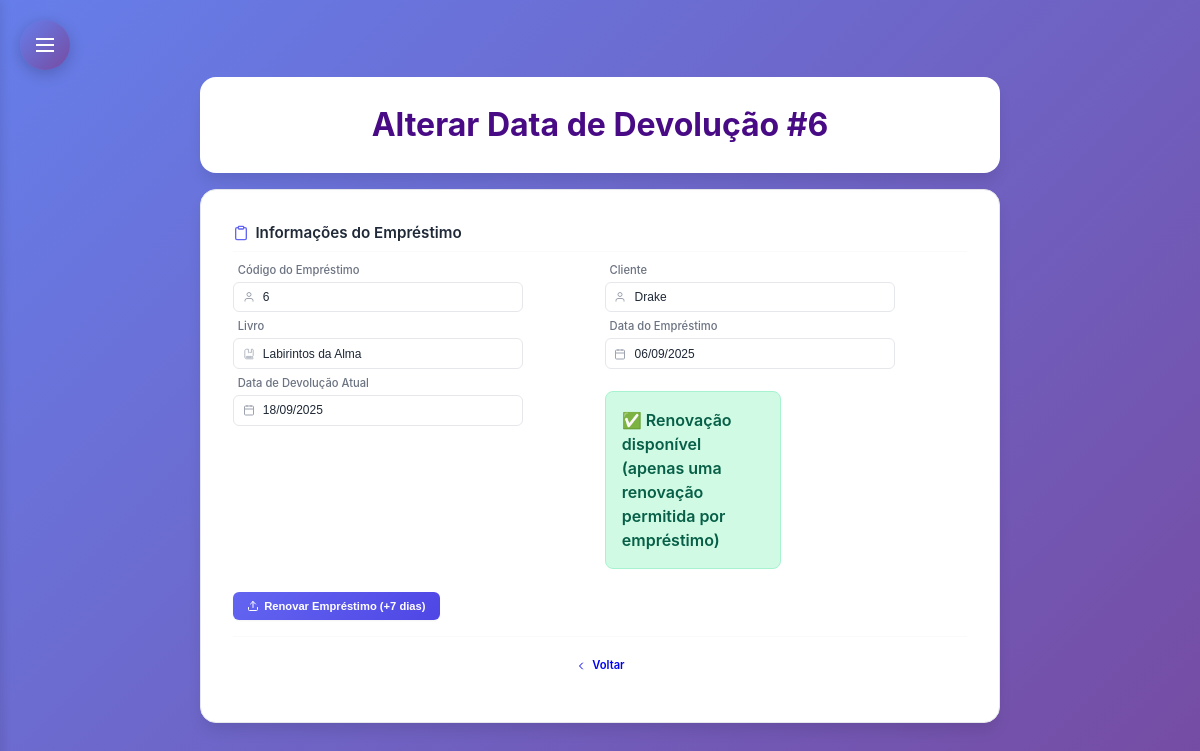
Before: /subtelas/renovar_emprestimo.php?id=6 (signed in) with the older database file.
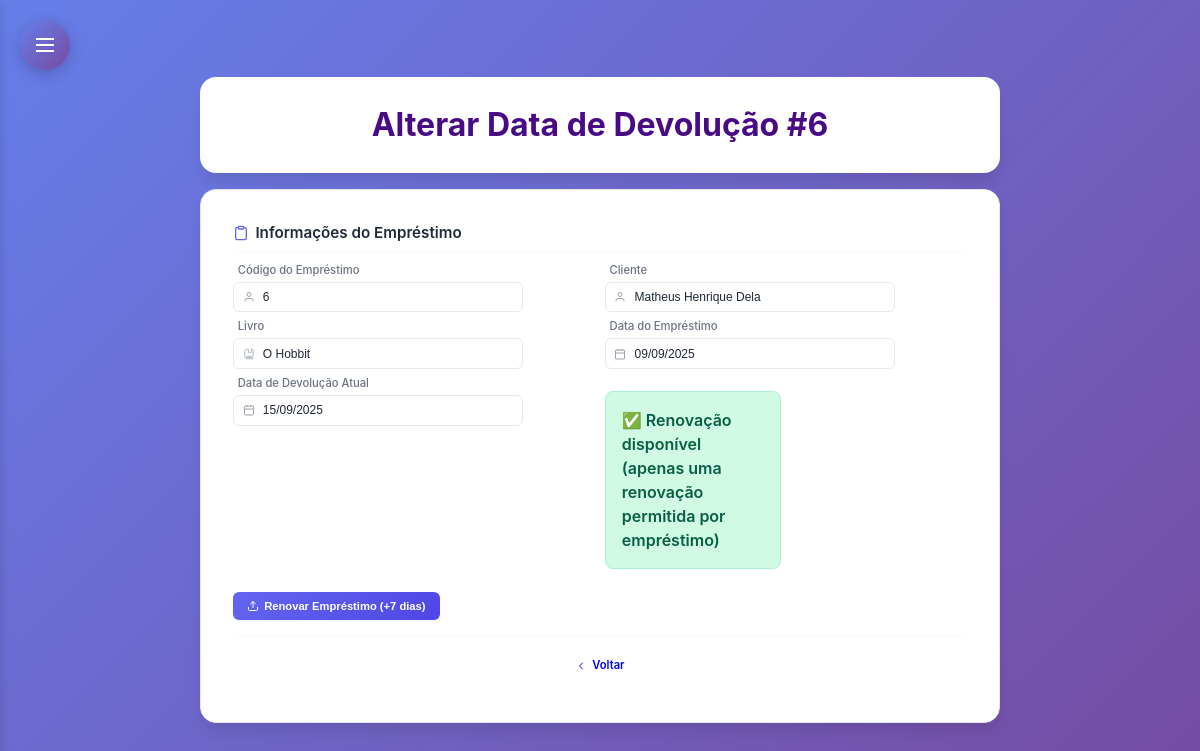
After: the same page with the newer database file.
### tables this page shows
CREATE TABLE `emprestimo` (
  `Cod_Emprestimo` int(11) NOT NULL,
  `Cod_Cliente` int(11) NOT NULL,
  `Cod_Livro` int(11) NOT NULL,
  `Data_Emprestimo` date NOT NULL,
  `Data_Devolucao` date NOT NULL,
  `Data_Ultima_Renovacao` date DEFAULT NULL,
  `Status_Emprestimo` enum('Pendente','Devolvido') DEFAULT 'Pendente'
);

CREATE TABLE `cliente` (
  `Cod_Cliente` int(11) NOT NULL,
  `Cod_Perfil` int(11) DEFAULT NULL,
  `Nome` varchar(50) NOT NULL,
  `CPF` varchar(15) NOT NULL,
  `Email` varchar(255) NOT NULL,
  `Sexo` varchar(10) NOT NULL,
  `Nome_Responsavel` varchar(50) DEFAULT NULL,
  `Telefone` varchar(20) NOT NULL,
  `Data_Nascimento` date NOT NULL,
  `CEP` varchar(20) NOT NULL,
  `UF` char(2) NOT NULL,
  `Cidade` varchar(30) NOT NULL,
  `Bairro` varchar(30) NOT NULL,
  `Rua` varchar(40) NOT NULL,
  `Num_Residencia` int(11) NOT NULL,
  `Foto` longblob NOT NULL,
  `status` enum('ativo','inativo') DEFAULT 'ativo'
);

CREATE TABLE `livro` (
  `Cod_Livro` int(11) NOT NULL,
  `Cod_Autor` int(11) DEFAULT NULL,
  `Cod_Editora` int(11) DEFAULT NULL,
  `Cod_Doador` int(11) DEFAULT NULL,
  `Cod_Genero` int(11) DEFAULT NULL,
  `Titulo` varchar(50) NOT NULL,
  `Data_Lancamento` varchar(12) DEFAULT NULL,
  `Data_Registro` varchar(12) DEFAULT NULL,
  `Quantidade` int(11) NOT NULL,
  `Num_Prateleira` char(2) DEFAULT NULL,
  `Foto` longblob NOT NULL,
  `status` enum('ativo','inativo') DEFAULT 'ativo'
);

### subtelas/renovar_emprestimo.php (the view, shortened to what the changed rows need)
<?php
require_once '../conexao.php';
$id = intval($_GET['id']);
$sql = "SELECT
          e.Cod_Emprestimo,
          e.Data_Emprestimo,
          e.Data_Devolucao,
          e.Data_Ultima_Renovacao,
          c.Nome as Nome_Cliente,
          l.Titulo as Nome_Livro
        FROM emprestimo e
        INNER JOIN cliente c ON e.Cod_Cliente = c.Cod_Cliente
        INNER JOIN livro l ON e.Cod_Livro = l.Cod_Livro
        WHERE e.Cod_Emprestimo = :id";
try {
    $stmt = $pdo->prepare($sql);
    $stmt->bindParam(':id', $id, PDO::PARAM_INT);
    $stmt->execute();
    $emprestimo = $stmt->fetch(PDO::FETCH_ASSOC);
} catch (PDOException $e) {
    die("Erro na consulta: " . $e->getMessage());
}
?>
<!DOCTYPE html>
<html lang="pt-BR">
<head>
    <link rel="stylesheet" href="../css/style.css">
    <link rel="stylesheet" href="subtelas_css/cadastros.css">
    <link rel="stylesheet" type="text/css" href="subtelas_css/sidebar-dropdown.css">
</head>
<body>
    <div class="main-container">
        <div class="header">
            <h1>Alterar Data de Devolução #<?php echo $emprestimo['Cod_Emprestimo']; ?></h1>
        </div>
        <div class="formulario">
            <div class="form-section">
                <div class="form-row">
                    <div class="input-group">
                        <div class="input-wrapper">
                            <input type="text" value="<?php echo $emprestimo['Cod_Emprestimo']; ?>" readonly>
                            <svg class="input-icon" width="16" height="16" viewBox="0 0 24 24" fill="none" stroke="currentColor" stroke-width="2">
                                 <path d="M20 21v-2a4 4 0 0 0-4-4H8a4 4 0 0 0-4 4v2"></path>
                                 <circle cx="12" cy="7" r="4"></circle>
                            </svg>
                        </div>
                    </div>
                    <div class="input-group">
                        <div class="input-wrapper">
                            <input type="text" value="<?php echo $emprestimo['Nome_Cliente']; ?>" readonly>
                            <svg class="input-icon" width="16" height="16" viewBox="0 0 24 24" fill="none" stroke="currentColor" stroke-width="2">
                                 <path d="M20 21v-2a4 4 0 0 0-4-4H8a4 4 0 0 0-4 4v2"></path>
                                 <circle cx="12" cy="7" r="4"></circle>
                            </svg>
                        </div>
                    </div>
                </div>
                <div class="form-row">
                    <div class="input-group">
                        <div class="input-wrapper">
                            <input type="text" value="<?php echo $emprestimo['Nome_Livro']; ?>" readonly>
                        </div>
                    </div>
                    <div class="input-group">
                        <div class="input-wrapper">
                            <input type="text" value="<?php echo date('d/m/Y', strtotime($emprestimo['Data_Emprestimo'])); ?>" readonly>
                            <svg class="input-icon" width="16" height="16" viewBox="0 0 24 24" fill="none" stroke="currentColor" stroke-width="2">
                                    <rect x="3" y="4" width="18" height="18" rx="2" ry="2"></rect>
                                    <line x1="16" y1="2" x2="16" y2="6"></line>
                                    <line x1="8" y1="2" x2="8" y2="6"></line>
                                    <line x1="3" y1="10" x2="21" y2="10"></line>
                                </svg>
                        </div>
                    </div>
                </div>
                <div class="form-row">
                    <div class="input-group">
                        <div class="input-wrapper">
                            <input type="text" value="<?php echo date('d/m/Y', strtotime($emprestimo['Data_Devolucao'])); ?>" readonly>
                            <svg class="input-icon" width="16" height="16" viewBox="0 0 24 24" fill="none" stroke="currentColor" stroke-width="2">
                                    <rect x="3" y="4" width="18" height="18" rx="2" ry="2"></rect>
                                    <line x1="16" y1="2" x2="16" y2="6"></line>
                                    <line x1="8" y1="2" x2="8" y2="6"></line>
                                    <line x1="3" y1="10" x2="21" y2="10"></line>
                                </svg>
                        </div>
                    </div>
            </div>
        </div>
    </div>
</body>
</html>

Changed rows visible on the page:
changed emprestimo id 6: Cod_Cliente.Nome "Drake" → "Matheus Henrique Dela"; Cod_Livro.Titulo "Labirintos da Alma" → "O Hobbit"; Data_Emprestimo "06/09/2025" → "09/09/2025"; Data_Devolucao "18/09/2025" → "15/09/2025"
